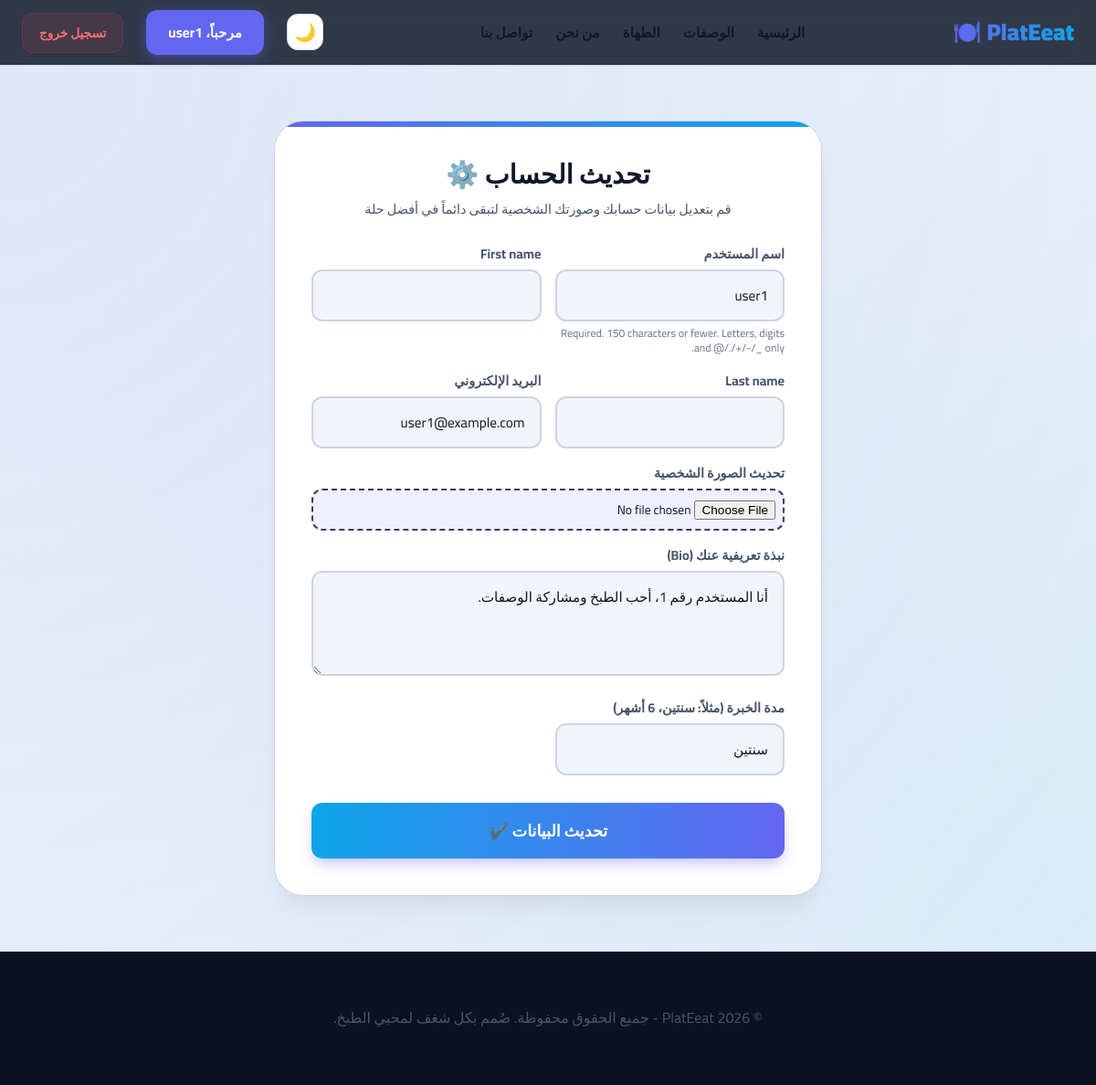
The page /accountes/profile_edit/ (signed in) on the database its author committed.
### accountes/models.py (models this page shows, shortened)
class SoftDeleteMixin(models.Model):
    is_deleted = models.BooleanField(default=False)
    deleted_at = models.DateTimeField(null=True, blank=True)
    objects = SoftDeleteManager()
    all_objects = models.Manager()
    class Meta:
        abstract = True

class User(AbstractUser, SoftDeleteMixin):
    bio = models.TextField(blank=True)
    profile_picture = models.ImageField(upload_to='profile_pictures/', null=True, blank=True)
    facebook_link = models.URLField(blank=True)
    instagram_link = models.URLField(blank=True)
    twitter_link = models.URLField(blank=True)
    phone_number = models.CharField(max_length=20, blank=True)
    experience_years = models.CharField(max_length=50, blank=True, null=True, verbose_name="مدة الخبرة")
    objects = SoftDeleteUserManager()
    all_objects = UserManager()

### accountes/views.py (the view)
# urls.py: path('profile_edit/', views.edit_profile, name='edit_profile'),
@login_required
def edit_profile(request):
    from .forms import CustomUserChangeForm
    if request.method == 'POST':
        form = CustomUserChangeForm(request.POST, request.FILES, instance=request.user)
        if form.is_valid():
            form.save()
            messages.success(request, 'تم تحديث بيانات حسابك بنجاح!')
            return redirect('user_profile', username=request.user.username)
    else:
        form = CustomUserChangeForm(instance=request.user)
    return render(request, 'accountes/edit_profile.html', {'form': form})

### accountes/forms.py
class CustomUserChangeForm(forms.ModelForm):
    class Meta:
        model = User
        fields = ('username', 'first_name', 'last_name', 'email', 'profile_picture', 'bio', 'experience_years')
        labels = {
            'username': 'اسم المستخدم',
            'email': 'البريد الإلكتروني',
            'bio': 'نبذة تعريفية عنك (Bio)',
            'profile_picture': 'تحديث الصورة الشخصية',
            'experience_years': 'مدة الخبرة (مثلاً: سنتين، 6 أشهر)',
        }
        widgets = {
            'bio': forms.Textarea(attrs={'rows': 3, 'placeholder': 'تحديث نبذتك...'}),
            'profile_picture': forms.FileInput(attrs={'accept': 'image/*'}),
            'experience_years': forms.TextInput(attrs={'placeholder': 'مثلاً: سنتين أو 6 أشهر'}),
        }

### accountes/models.py (called while the page is built)
    def get_queryset(self):
        return super().get_queryset().filter(is_deleted=False)

    def get_queryset(self):
        return super().get_queryset().filter(is_deleted=False)

### templates/accountes/edit_profile.html (shortened to what this page needs)
{% extends 'baes.html' %}
{% block content %}
<div class="auth-page">
    <div class="auth-card animate-card" style="max-width: 600px; padding: 40px;">
        <div class="auth-header" style="margin-bottom: 25px;">
            <h1 style="font-size: 1.8rem;">تحديث الحساب ⚙️</h1>
            <p style="font-size: 0.9rem;">قم بتعديل بيانات حسابك وصورتك الشخصية لتبقى دائماً في أفضل حلة</p>
        </div>
        <form method="post" enctype="multipart/form-data">
            <div class="form-grid">
                {% for field in form %}
                <div class="form-group {% if field.name == 'bio' or field.name == 'profile_picture' or 'link' in field.name %}full-width{% endif %}">
                    <label for="{{ field.id_for_label }}">
                        {{ field.label }}
                    </label>
                    {{ field }}
                    {% if field.help_text %}
                    <span class="helptext">{{ field.help_text|safe }}</span>
                    {% endif %}
                </div>
                {% endfor %}
            </div>
            <button type="submit" class="btn-auth">تحديث البيانات ✔️</button>
        </form>
    </div>
</div>
{% endblock %}

### templates/baes.html (shortened to what this page needs)
<!DOCTYPE html>
<html lang="ar" dir="rtl">
<head>
</head>
<body>
    <header>
        <nav>
            <a href="{% url 'home' %}" class="logo">PlatEeat 🍽️</a>
            <ul>
                <li><a href="{% url 'home' %}">الرئيسية</a></li>
                <li><a href="{% url 'recipes' %}">الوصفات</a></li>
                <li><a href="{% url 'chef_list' %}">الطهاة</a></li>
                <li><a href="{% url 'about' %}">من نحن</a></li>
                <li><a href="{% url 'contact' %}">تواصل بنا</a></li>
            </ul>
            <ul>
                <li>
                    <button id="theme-toggle" class="theme-btn" title="تبديل الوضع">
                        <span id="theme-icon">🌙</span>
                    </button>
                </li>
                {% if user.is_authenticated %}
                <li><a href="{% url 'profile' %}" class="nav-btn">
                    <span>مرحباً، {{ user.username}}</span>
                </a></li>
                <li><a href="{% url 'logout' %}" class="logout-btn">تسجيل خروج</a></li>
                {% else %}
                <li><a href="{% url 'login' %}" class="login-link"> تسجيل دخول</a></li>
                <li><a href="{% url 'register' %}" class="nav-btn">حساب جديد</a></li>
                {% endif %}
            </ul>
        </nav>
    </header>
    <div class="main-content">
        {% block content %}{% endblock %}
    </div>
    <footer>
        <p>&copy; 2026 PlatEeat - جميع الحقوق محفوظة. صُمم بكل شغف لمحبي الطبخ.</p>
    </footer>
</body>
</html>

### templates/baes.html (style rules this page uses)
:root { --primary: #6366f1; --primary-hover: #818cf8; --secondary: #0ea5e9; --bg-main: #f1f5f9; --bg-card: #ffffff; --text-main: #0f172a; --text-dim: #475569; --border: #cbd5e1; --shadow: 0 20px 25px -5px rgba(0, 0, 0, 0.05), 0 10px 10px -5px rgba(0, 0, 0, 0.02); }
* { box-sizing: border-box; margin: 0; padding: 0; }
body { font-family: 'Cairo', sans-serif; background-color: var(--bg-main); color: var(--text-main); line-height: 1.6; overflow-x: hidden; font-weight: 400; }
h1, h2, h3, h4, h5, h6 { font-weight: 900; line-height: 1.2; color: var(--text-main); }
header { position: sticky; top: 0; z-index: 1000; background: rgba(15, 23, 42, 0.85); backdrop-filter: blur(12px); border-bottom: 1px solid var(--border); }
nav { max-width: 1200px; margin: 0 auto; padding: 15px 24px; display: flex; justify-content: space-between; align-items: center; }
.logo { font-size: 1.6rem; font-weight: 900; background: linear-gradient(90deg, var(--primary), var(--secondary)); -webkit-background-clip: text; -webkit-text-fill-color: transparent; text-decoration: none; display: flex; align-items: center; gap: 10px; }
nav ul { list-style: none; display: flex; gap: 25px; align-items: center; }
nav a { color: var(--text-main); text-decoration: none; font-weight: 700; font-size: 0.95rem; transition: all 0.2s; }
.nav-btn { background: var(--primary); color: #fff !important; padding: 10px 24px; border-radius: 12px; box-shadow: 0 4px 14px 0 rgba(99, 102, 241, 0.4); transition: all 0.3s; }
.logout-btn { background: rgba(239, 68, 68, 0.1); color: #f87171 !important; border: 1px solid rgba(239, 68, 68, 0.2); padding: 8px 18px; border-radius: 12px; font-size: 0.85rem; }
.theme-btn { background: var(--bg-card); border: 1px solid var(--border); color: var(--text-main); width: 40px; height: 40px; border-radius: 12px; display: flex; align-items: center; justify-content: center; cursor: pointer; transition: all 0.3s; font-size: 1.2rem; margin-right: 10px; }
.main-content { min-height: calc(100vh - 80px); }
footer { background: #0b1120; padding: 60px 24px; text-align: center; border-top: 1px solid var(--border); color: var(--text-dim); }

### templates/accountes/edit_profile.html (style rules this page uses)
.auth-page { display: flex; align-items: center; justify-content: center; min-height: calc(100vh - 150px); padding: 60px 24px; background: radial-gradient(circle at top left, rgba(99, 102, 241, 0.1), transparent), radial-gradient(circle at bottom right, rgba(14, 165, 233, 0.1), transparent); }
.auth-card { background: var(--bg-card); width: 100%; max-width: 500px; padding: 50px; border-radius: 32px; box-shadow: var(--shadow); border: 1px solid var(--border); position: relative; overflow: hidden; }
.auth-card::before { content: ''; position: absolute; top: 0; left: 0; width: 100%; height: 6px; background: linear-gradient(90deg, var(--primary), var(--secondary)); }
.auth-header { text-align: center; margin-bottom: 40px; }
.auth-header h1 { font-size: 2.2rem; font-weight: 900; color: var(--text-main); margin-bottom: 10px; }
.auth-header p { color: var(--text-dim); font-size: 1rem; }
.form-grid { display: grid; grid-template-columns: 1fr 1fr; gap: 15px; margin-bottom: 15px; }
.form-group.full-width { grid-column: 1 / -1; }
form label { display: block; margin-bottom: 6px; font-weight: 700; font-size: 0.9rem; color: var(--text-dim); }
form input, form select, form textarea { width: 100%; padding: 12px 16px; background: var(--bg-main); border: 2px solid var(--border); border-radius: 12px; color: var(--text-main); font-family: 'Cairo'; font-size: 0.95rem; outline: none; transition: all 0.3s; }
.helptext, .help-block { display: block; font-size: 0.75rem; color: #64748b; margin-top: 5px; line-height: 1.4; }
.btn-auth { width: 100%; padding: 14px; background: linear-gradient(90deg, #0ea5e9, #6366f1); color: #fff; border: none; border-radius: 12px; font-family: 'Cairo'; font-size: 1.1rem; font-weight: 900; cursor: pointer; transition: all 0.3s; margin-top: 15px; box-shadow: 0 8px 15px -3px rgba(99, 102, 241, 0.4); }
.animate-card { animation: cardEnter 0.9s cubic-bezier(0.16, 1, 0.3, 1); }
form input[type="file"] { padding: 8px; background: rgba(99, 102, 241, 0.1); border: 2px dashed #334155; cursor: pointer; font-size: 0.85rem; }

### rows shown on the page
User: username "user1", form "user1" "user1@example.com" "أنا المستخدم رقم 1، أحب الطبخ ومشاركة الوصفات." "سنتين"

### other values the page prints
{{ field.label }} "اسم المستخدم" "First name" "Last name" "البريد الإلكتروني" "تحديث الصورة الشخصية" "نبذة تعريفية عنك (Bio)" "مدة الخبرة (مثلاً: سنتين، 6 أشهر)"
{{ field.help_text|safe }} "Required. 150 characters or fewer. Letters, digits and @/./+/-/_ only."
